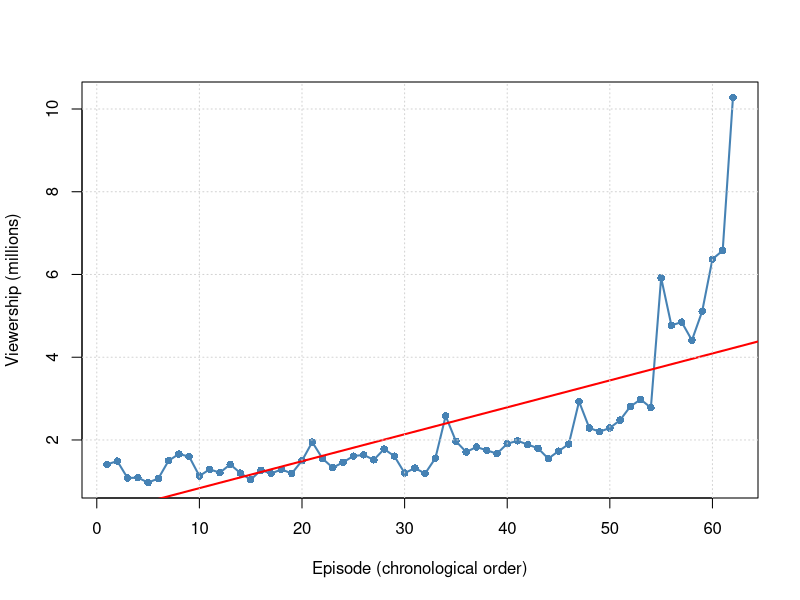
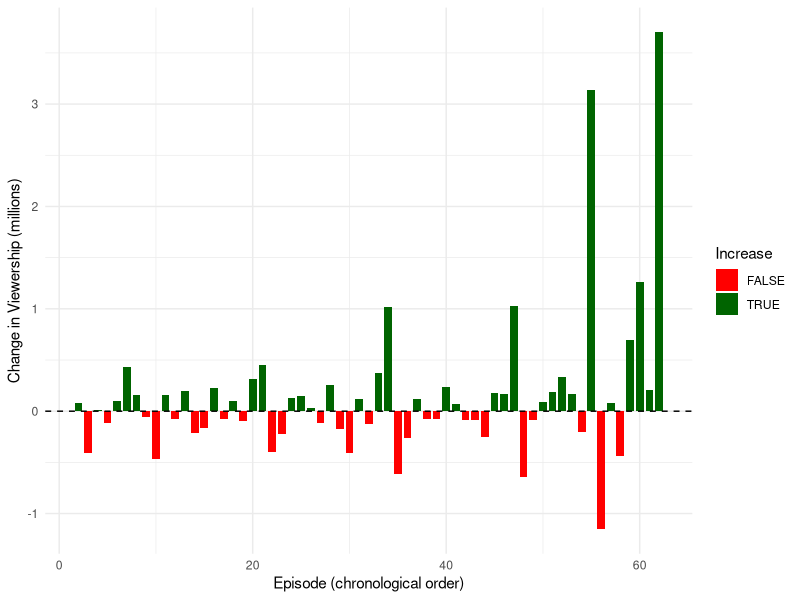

Reproduce these figures in R, in order.
## ---- chunk 1
knitr::opts_chunk$set(echo = TRUE)
## ---- chunk 2
#AI assisted viewers data extraction from https://en.wikipedia.org/wiki/List_of_Breaking_Bad_episodes
viewers <- c(
  1.41, 1.49, 1.08, 1.09, 0.97, 1.07, 1.50, 1.66, 1.60, 1.13, 1.29, 1.21, 1.41, 1.20, 1.04, 1.27, 1.19, 1.29, 1.19, 1.50, 1.95, 1.55, 1.33, 1.46, 1.61, 1.64, 1.52, 1.78, 1.61, 1.20, 1.32, 1.19, 1.56, 2.58, 1.97, 1.71, 1.83, 1.75, 1.67, 1.91, 1.98, 1.89, 1.80, 1.55, 1.73, 1.90, 2.93, 2.29, 2.20, 2.29, 2.48, 2.81, 2.98, 2.78, 5.92, 4.77, 4.85, 4.41, 5.11, 6.37, 6.58, 10.28
)

mean(viewers)
median(viewers)
min(viewers)
max(viewers)
sd(viewers)
## ---- chunk 3
plot(viewers, type="o", pch=16, lwd=2, col="steelblue",
     xlab="Episode (chronological order)",
     ylab="Viewership (millions)")

abline(lm(viewers ~ seq_along(viewers)), col="red", lwd=2)

grid()
## ---- chunk 4
changes <- diff(viewers)

df <- data.frame(
  Episode = 2:length(viewers),
  Change = changes,
  Increase = changes > 0
)
library(ggplot2)

#AI assisted plot generation (only the increase true/false part)
ggplot(df, aes(x = Episode, y = Change, fill = Increase)) +
  geom_col(width = 0.8) +
  scale_fill_manual(
    values = c("TRUE" = "darkgreen", "FALSE" = "red"),
    labels = c("FALSE" = "FALSE", "TRUE" = "TRUE")
  ) +
  geom_hline(yintercept = 0, linetype = "dashed") +
  labs(
    x = "Episode (chronological order)",
    y = "Change in Viewership (millions)",
    fill = "Increase"
  ) +
  theme_minimal()
## ---- chunk 5
#AI assisted rating data extraction from https://www.imdb.com/title/tt0903747/ratings/
ratings <- c(
  9.0, 8.6, 8.7, 8.2, 8.2, 9.3, 8.8, 8.6, 9.3, 8.3, 8.2, 8.2, 8.8, 8.6, 9.2, 9.2, 8.4, 8.9, 9.3, 9.2, 8.4, 8.6, 8.3, 8.1, 8.5, 9.3, 9.6, 8.7, 8.3, 7.9, 8.4, 9.5, 9.7, 9.2, 8.2, 7.9, 8.5, 8.6, 8.4, 8.8, 9.3, 8.9, 9.6, 9.7, 9.5, 9.8, 9.2, 8.8, 8.8, 8.8, 9.6, 9.0, 9.6, 9.5, 9.4, 9.2, 9.6, 9.1, 9.7, 9.5, 9.6
)

#AI assisted table creation
episodes <- 1:length(ratings)
df_ratings <- data.frame(
  Episode_Number_Overall = episodes,
  Rating = round(ratings, 1)
)

knitr::kable(df_ratings, caption = "Breaking Bad Episode Ratings (IMDb)")

mean_rating <- mean(ratings)
median_rating <- median(ratings)
min_rating <- min(ratings)
max_rating <- max(ratings)

first_episode_rating <- ratings[1]
last_episode_rating <- ratings[length(ratings)]

difference_first_last_rating <- last_episode_rating - first_episode_rating
difference_min_max_rating <- max_rating - min_rating
